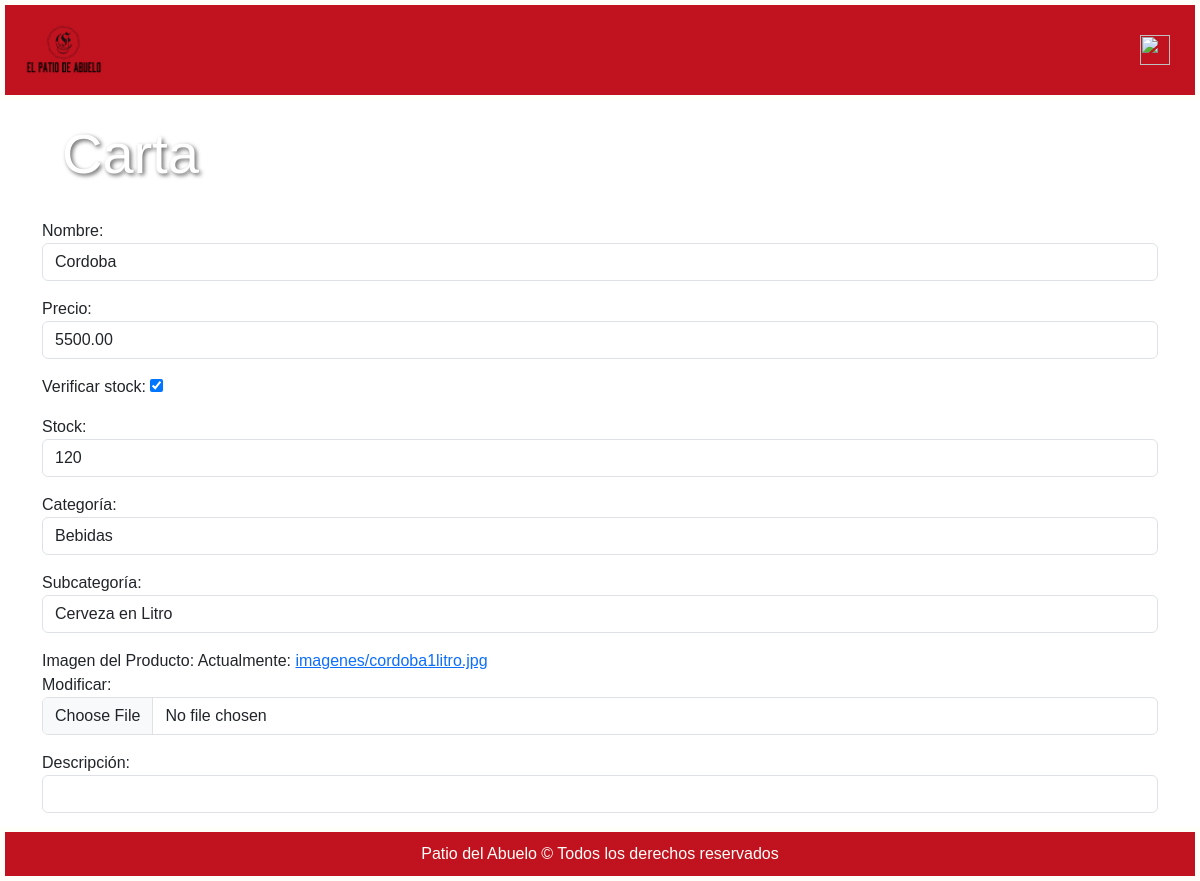
/carta/cartaModif/12/ (signed in), run on the app's committed database.
### miAplicacion/models.py (models this page shows, shortened)
class Carta(models.Model):
    nombre = models.CharField(max_length=120)
    descripcion = models.CharField(max_length=120, default="", null=True, blank=True)
    precio = models.DecimalField(max_digits=15, decimal_places=2)
    controlStock = models.BooleanField(default=False)
    imagen = models.ImageField(upload_to='imagenes/')
    stock = models.IntegerField(default=0)
    categoria = models.ForeignKey(Categoria, on_delete=models.CASCADE)
    subCategoria = models.ForeignKey(SubCategoria, on_delete=models.CASCADE)

class Categoria(models.Model):
    nombre = models.CharField(max_length=120)
    def __str__(self) -> str:
        return self.nombre

class SubCategoria(models.Model):
    id_categoria = models.ForeignKey(Categoria, on_delete=models.CASCADE)
    nombre = models.CharField(max_length=120)
    def __str__(self) -> str:
        return self.nombre

### miAplicacion/views.py (the view)
# urls.py: path("carta/cartaModif/<int:pk>/", login_required(permission_required('miAplicacion.change_carta')(views.cartaModificar)), name="cartaModif"),
def cartaModificar(request, pk):
    carta = Carta.objects.get(id=pk)
    categorias = [{"value":x.pk, "text":x.nombre} for x in Categoria.objects.all()]
    opcion1 = [{"value":x.pk, "text":x.nombre, "id_categoria":x.id_categoria.pk} for x in SubCategoria.objects.filter(id_categoria=1)]
    opcion2 = [{"value":x.pk, "text":x.nombre, "id_categoria":x.id_categoria.pk}for x in SubCategoria.objects.filter(id_categoria=2)]
    opcion3 = [{"value":x.pk, "text":x.nombre, "id_categoria":x.id_categoria.pk} for x in SubCategoria.objects.filter(id_categoria=3)]
    if request.method == 'POST':
        form = CartaForm(request.POST, instance=carta)
        if form.is_valid():
            form.save()
            return HttpResponseRedirect(reverse('listaCarta'))
    else:
        form = CartaForm(instance=carta)
    return render(request, os.path.join("formularios", "formularioCarta.html"), {'form': form, 'carta': carta, "opcion1":opcion1, "opcion2":opcion2, "opcion3":opcion3, "categorias":categorias})

### patioAbuelo/templates/formularios/formularioCarta.html (shortened to what this page needs)
{% extends "base.html" %}
{% block content %}
<div class="container">
    <div class="cont mb-1">
        <h3 class="display-4 titulo">Carta</h3>
    </div>
    <form method="post" enctype="multipart/form-data" id="formulario">
        {{ form.as_p }}
        <button class="btn btn-primary mb-3" type="submit">Guardar</button>
        <a class="btn btn-danger mb-3" href="{% url 'listaCarta' %}">Cancelar</a>
    </form>
</div>
{% endblock %}

### patioAbuelo/static/estilos.css (style rules this page uses)
* { margin: 0; padding: 0; box-sizing: border-box; }
body { font-family: "Montserrat", sans-serif; display: grid; min-height: 100dvh; grid-template-rows: auto 1fr auto; overflow-x: hidden; }

### patioAbuelo/templates/formularios/formularioCarta.html (style rules this page uses)
.cont { position: relative; padding: 20px; border-radius: 10px; overflow: hidden; color: white; }
.cont::before { content: ""; position: absolute; top: 0; left: 0; width: 100%; height: 100%; background-image: url("../../../media/estilos_h1/fondo_carta.jpg"); background-size: cover; background-position: center; filter: blur(4px); z-index: -1; }
.titulo { text-shadow: 2px 2px 4px rgba(0, 0, 0, 0.6); }
.btn-primary { background-color: #007bff; border: none; }
.btn-danger { background-color: #dc3545; border: none; }

### data on the page
Carta: nombre "Cordoba", precio "5500.00", controlStock "☑", stock "120", categoria "Bebidas", subCategoria "Cerveza en Litro"
